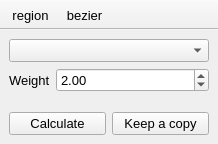
<?xml version="1.0" encoding="UTF-8"?>
<ui version="4.0">
 <class>Interpolate_path</class>
 <widget class="QMainWindow" name="Interpolate_path">
  <property name="geometry">
   <rect>
    <x>0</x>
    <y>0</y>
    <width>218</width>
    <height>144</height>
   </rect>
  </property>
  <property name="font">
   <font>
    <pointsize>10</pointsize>
   </font>
  </property>
  <property name="windowTitle">
   <string>Interpolate path</string>
  </property>
  <property name="unifiedTitleAndToolBarOnMac">
   <bool>true</bool>
  </property>
  <widget class="QWidget" name="centralwidget">
   <layout class="QGridLayout" name="gridLayout">
    <item row="0" column="0" colspan="2">
     <widget class="QComboBox" name="image">
      <property name="font">
       <font>
        <pointsize>10</pointsize>
       </font>
      </property>
      <property name="neutrinoImage" stdset="0">
       <bool>true</bool>
      </property>
     </widget>
    </item>
    <item row="1" column="0" colspan="2">
     <widget class="QWidget" name="widget" native="true">
      <layout class="QFormLayout" name="formLayout">
       <property name="leftMargin">
        <number>0</number>
       </property>
       <property name="topMargin">
        <number>0</number>
       </property>
       <property name="rightMargin">
        <number>0</number>
       </property>
       <property name="bottomMargin">
        <number>0</number>
       </property>
       <item row="0" column="0">
        <widget class="QLabel" name="label">
         <property name="font">
          <font>
           <pointsize>10</pointsize>
          </font>
         </property>
         <property name="text">
          <string>Weight</string>
         </property>
        </widget>
       </item>
       <item row="0" column="1">
        <widget class="QDoubleSpinBox" name="weight">
         <property name="value">
          <double>2.000000000000000</double>
         </property>
         <property name="neutrinoSave" stdset="0">
          <bool>true</bool>
         </property>
        </widget>
       </item>
      </layout>
     </widget>
    </item>
    <item row="2" column="0">
     <widget class="QPushButton" name="doIt">
      <property name="font">
       <font>
        <pointsize>10</pointsize>
       </font>
      </property>
      <property name="text">
       <string>Calculate</string>
      </property>
     </widget>
    </item>
    <item row="2" column="1">
     <widget class="QPushButton" name="duplicate">
      <property name="font">
       <font>
        <pointsize>10</pointsize>
       </font>
      </property>
      <property name="text">
       <string>Keep a copy</string>
      </property>
     </widget>
    </item>
   </layout>
  </widget>
  <widget class="QToolBar" name="toolBar">
   <property name="windowTitle">
    <string>toolBar</string>
   </property>
   <property name="movable">
    <bool>false</bool>
   </property>
   <property name="iconSize">
    <size>
     <width>20</width>
     <height>20</height>
    </size>
   </property>
   <property name="floatable">
    <bool>false</bool>
   </property>
   <attribute name="toolBarArea">
    <enum>TopToolBarArea</enum>
   </attribute>
   <attribute name="toolBarBreak">
    <bool>false</bool>
   </attribute>
   <addaction name="actionRegion"/>
   <addaction name="actionBezier"/>
  </widget>
  <action name="actionBezier">
   <property name="icon">
    <iconset>
     <normaloff>:icons//bezier.png</normaloff>:icons//bezier.png</iconset>
   </property>
   <property name="text">
    <string>bezier</string>
   </property>
   <property name="toolTip">
    <string>Switch Bezier</string>
   </property>
  </action>
  <action name="actionRegion">
   <property name="icon">
    <iconset resource="../../../build-neutrinoMaster-Brew-Debug/src/qrc/icons.qrc">
     <normaloff>:/icons/region.png</normaloff>:/icons/region.png</iconset>
   </property>
   <property name="text">
    <string>region</string>
   </property>
   <property name="toolTip">
    <string>Show region window</string>
   </property>
  </action>
 </widget>
 <tabstops>
  <tabstop>image</tabstop>
 </tabstops>
 <resources>
  <include location="../../../build-neutrinoMaster-Brew-Debug/src/qrc/icons.qrc"/>
 </resources>
 <connections/>
</ui>
